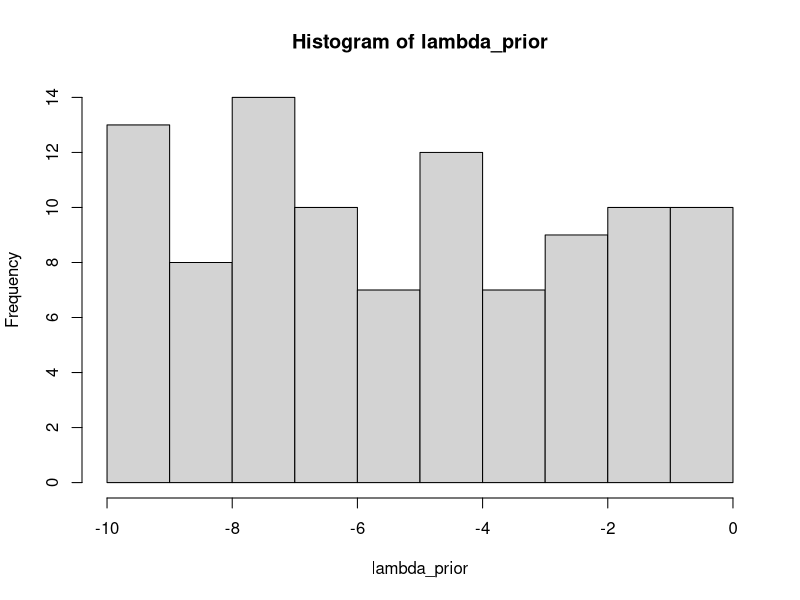

This chart was generated by the following R code: (Note: this script raises an error after producing the figure.)
# lambda prior predictive distribution

n_sim <- 100

lambda_prior <- runif(n_sim, -10, 0)

hist(lambda_prior)

lambda_prior_sim <- list()

for(i in 1:n_sim){
  lambda_prior_sim[[i]] <- model_function(lambda = exp(lambda_prior[i]), theta = 1/25, omega = -1/48, alpha = -1/48, stored_data = save_data)
}

# plot for <1 year
p <- ggplot()

for(i in 1:n_sim){
  p <- p + geom_line(data = lambda_prior_sim[[i]][93:184, ], aes(x = time, y = `1`), colour = "blue", alpha = 0.3, size = 0.1)
}

lambda_1 <- p + geom_line(data = scotland_rate %>% mutate(time = rep(c(58:149), 2)) %>% filter(age == "<1 years"), 
                         aes(x = time, y = count), colour = "black", linetype = 1, size = 0.5) +
  theme_classic() +
  labs(title = "A. <1 year", x = "Time", y = "Count")

# plot for 1-4 year
p <- ggplot()

for(i in 1:n_sim){
  p <- p + geom_line(data = lambda_prior_sim[[i]][1:92, ], aes(x = time, y = `1`), colour = "red", alpha = 0.3, size = 0.1)
}

lambda_2 <- p + geom_line(data = scotland_rate %>% mutate(time = rep(c(58:149), 2)) %>% filter(age == "1-4 years"), 
                         aes(x = time, y = count), colour = "black", linetype = 1, size = 0.5) +
  theme_classic() +
  labs(title = "1-4 years", x = "Time", y = "Count")

lambda_fig <- grid.arrange(lambda_1, lambda_2, ncol = 2, nrow = 1)
# -------------------------------------------------------------------------

# theta prior predictive distribution

n_sim <- 100

theta_prior <- runif(n_sim, 0, 1)

hist(theta_prior)

theta_prior_sim <- list()

for(i in 1:n_sim){
  theta_prior_sim[[i]] <- model_function(lambda = 0, theta = theta_prior[i], omega = -1/48, alpha = -1/48, stored_data = save_data)
}

# plot for <1 year
p <- ggplot()

for(i in 1:n_sim){
  p <- p + geom_line(data = theta_prior_sim[[i]][93:184, ], aes(x = time, y = `1`), colour = "blue", alpha = 0.3, size = 0.1)
}

theta_1 <- p + geom_line(data = scotland_rate %>% mutate(time = rep(c(58:149), 2)) %>% filter(age == "<1 years"), 
                     aes(x = time, y = count), colour = "black", linetype = 1, size = 0.5) +
  theme_classic() +
  labs(title = "B. <1 year", x = "Time", y = "Count")

# plot for 1-4 year
p <- ggplot()

for(i in 1:n_sim){
  p <- p + geom_line(data = theta_prior_sim[[i]][1:92, ], aes(x = time, y = `1`), colour = "red", alpha = 0.3, size = 0.1)
}

theta_2 <- p + geom_line(data = scotland_rate %>% mutate(time = rep(c(58:149), 2)) %>% filter(age == "1-4 years"), 
                     aes(x = time, y = count), colour = "black", linetype = 1, size = 0.5) +
  theme_classic() +
  labs(title = "1-4 years", x = "Time", y = "Count")

theta_fig <- grid.arrange(theta_1, theta_2, ncol = 2, nrow = 1)

# -------------------------------------------------------------------------

# omega prior predictive distribution

n_sim <- 100

omega_prior <- runif(n_sim, 0, 1)

omega_prior_sim <- list()

for(i in 1:n_sim){
  omega_prior_sim[[i]] <- model_function(lambda = 0, theta = 1/25, omega = omega_prior[i], alpha = -1/48, stored_data = save_data)
}

hist(omega_prior)

# plot for <1 year
p <- ggplot()

for(i in 1:n_sim){
  p <- p + geom_line(data = omega_prior_sim[[i]][93:184, ], aes(x = time, y = `1`), colour = "blue", alpha = 0.3, size = 0.1)
}

omega_1 <- p + geom_line(data = scotland_rate %>% mutate(time = rep(c(58:149), 2)) %>% filter(age == "<1 years"), 
                   aes(x = time, y = count), colour = "black", linetype = 1, size = 0.5) +
  theme_classic() +
  labs(title = "C. <1 year", x = "Time", y = "Count")

# plot for 1-4 year
p <- ggplot()

for(i in 1:n_sim){
  p <- p + geom_line(data = omega_prior_sim[[i]][1:92, ], aes(x = time, y = `1`), colour = "red", alpha = 0.3, size = 0.1)
}

omega_2 <- p + geom_line(data = scotland_rate %>% mutate(time = rep(c(58:149), 2)) %>% filter(age == "1-4 years"), 
                   aes(x = time, y = count), colour = "black", linetype = 1, size = 0.5) +
  theme_classic() +
  labs(title = "1-4 years", x = "Time", y = "Count")

omega_fig <- grid.arrange(omega_1, omega_2, ncol = 2, nrow = 1)

# -------------------------------------------------------------------------

# alpha prior predictive distribution

n_sim <- 100

alpha_prior <- runif(n_sim, 0, 1)

alpha_prior_sim <- list()

for(i in 1:n_sim){
  alpha_prior_sim[[i]] <- model_function(lambda = 0, theta = 1/25, omega = -1/48, alpha = alpha_prior[i], stored_data = save_data)
}

hist(alpha_prior)

# plot for <1 year
p <- ggplot()

for(i in 1:n_sim){
  p <- p + geom_line(data = alpha_prior_sim[[i]][93:184, ], aes(x = time, y = `1`), colour = "blue", alpha = 0.5, size = 0.1)
}

alpha_1 <- p + geom_line(data = scotland_rate %>% mutate(time = rep(c(58:149), 2)) %>% filter(age == "<1 years"), 
                     aes(x = time, y = count), colour = "black", linetype = 1, size = 0.5) +
  theme_classic() +
  labs(title = "D. <1 year", x = "Time", y = "Count")

# plot for 1-4 year
p <- ggplot()

for(i in 1:n_sim){
  p <- p + geom_line(data = alpha_prior_sim[[i]][1:92, ], aes(x = time, y = `1`), colour = "red", alpha = 0.5, size = 0.1)
}

alpha_2 <- p + geom_line(data = scotland_rate %>% mutate(time = rep(c(58:149), 2)) %>% filter(age == "1-4 years"), 
                     aes(x = time, y = count), colour = "black", linetype = 1, size = 0.5) +
  theme_classic() +
  labs(title = "1-4 years", x = "Time", y = "Count")

grid.arrange(alpha_1, alpha_2, ncol = 2, nrow = 1)

# -------------------------------------------------------------------------

prob_prior <- runif(n_sim, 0, 0.5)
delta_prior <- runif(n_sim, 0, 0.05)
theta_prior <- runif(n_sim, 0.5, 5)

prior_sim <- list()

for(i in 1:n_sim){
  prior_sim[[i]] <- model_function(lambda = exp(lambda_prior[i]), theta = theta_prior[i], omega = omega_prior[i], alpha = alpha_prior[i], stored_data = save_data, delta = delta_prior[i])
  prior_sim[[i]][, 1] <- prior_sim[[i]][, 1] * prob_prior[i]
}

# plot for <1 year
p <- ggplot()

for(i in 1:n_sim){
  p <- p + geom_line(data = prior_sim[[i]][93:184, ], aes(x = time, y = `1`), colour = "blue", alpha = 0.5, size = 0.1)
}

all_1 <- p + geom_line(data = scotland_rate %>% mutate(time = rep(c(58:149), 2)) %>% filter(age == "<1 years"), 
                         aes(x = time, y = count), colour = "black", linetype = 1, size = 0.5) +
  theme_classic() +
  labs(title = "D. <1 year", x = "Time", y = "Count")

# plot for 1-4 year
p <- ggplot()

for(i in 1:n_sim){
  p <- p + geom_line(data = prior_sim[[i]][1:92, ], aes(x = time, y = `1`), colour = "red", alpha = 0.5, size = 0.1)
}

all_2 <- p + geom_line(data = scotland_rate %>% mutate(time = rep(c(58:149), 2)) %>% filter(age == "1-4 years"), 
                         aes(x = time, y = count), colour = "black", linetype = 1, size = 0.5) +
  theme_classic() +
  labs(title = "1-4 years", x = "Time", y = "Count")

grid.arrange(all_1, all_2, ncol = 2, nrow = 1)

# combined plot
grid.arrange(lambda_1, lambda_2,
             theta_1, theta_2,
             omega_1, omega_2, 
             alpha_1, alpha_2,
             ncol = 2,
             nrow = 4)

# -------------------------------------------------------------------------

for(upper in c(3:6)){
u <- upper
  
n_sim <- 1000

prior <- runif(n_sim, 0, u)

prior_df <- data.frame(prior = prior)

assign(paste0("histogram", u), ggplot(prior_df) +
  geom_histogram(aes(prior), fill = "#69b3a2", alpha = 0.7) +
  theme_bw() +
  labs(x = " ", y = "Frequency", title = paste0(LETTERS[u-2], ".", " upper limit = ", u)) +
    theme(axis.text=element_text(size=12),
          axis.title=element_text(size=14)))

x_vals <- seq(0, 48, length.out = 500)

data <- matrix(nrow = 500, ncol = length(prior))

for(r in 1:length(prior)){
  data[, r] <- 1 - (1 / (1 + exp(-as.numeric(prior[r]) * (x_vals - 3.5))))
}

assign(paste0("ppd", u), data %>% 
         as.data.frame() %>% 
         mutate(months = x_vals) %>% 
         pivot_longer(cols = 1:1000, names_to = "iter", values_to = "value") %>% 
         ggplot() +
         geom_line(aes(x = months, y = value, group = iter), colour = "#69b3a2", size = 0.1, alpha = 0.2) +
         labs(x = "Age (months)", y = "Waning immunity", title = " ") +
         theme_bw() +
         theme(axis.text=element_text(size=12),
               axis.title=element_text(size=14)) +
         xlim(0, 48))
}

waning_ppd <- grid.arrange(histogram3, ppd3, histogram4, ppd4, histogram5, ppd5, histogram6, ppd6, ncol = 2, nrow = 4)

ggsave(filename = here("output", "figures", paste0("waning_ppd", ".png")), plot = waning_ppd, width = 8, height = 8, dpi = 300)
